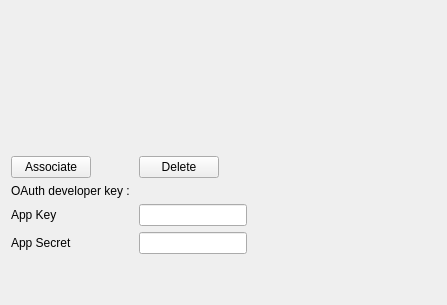
<?xml version="1.0" encoding="UTF-8"?>
<ui version="4.0">
 <class>Form</class>
 <widget class="QWidget" name="Form">
  <property name="geometry">
   <rect>
    <x>0</x>
    <y>0</y>
    <width>447</width>
    <height>305</height>
   </rect>
  </property>
  <property name="windowTitle">
   <string>Form</string>
  </property>
  <layout class="QVBoxLayout" name="verticalLayout">
   <item>
    <widget class="QLabel" name="label_2">
     <property name="text">
      <string/>
     </property>
     <property name="pixmap">
      <pixmap>dropbox.svg</pixmap>
     </property>
     <property name="alignment">
      <set>Qt::AlignCenter</set>
     </property>
    </widget>
   </item>
   <item>
    <layout class="QFormLayout" name="formLayout">
     <property name="fieldGrowthPolicy">
      <enum>QFormLayout::FieldsStayAtSizeHint</enum>
     </property>
     <property name="labelAlignment">
      <set>Qt::AlignJustify|Qt::AlignVCenter</set>
     </property>
     <property name="formAlignment">
      <set>Qt::AlignJustify|Qt::AlignTop</set>
     </property>
     <item row="0" column="0">
      <widget class="QPushButton" name="associateButton">
       <property name="text">
        <string>Associate</string>
       </property>
      </widget>
     </item>
     <item row="0" column="1">
      <widget class="QPushButton" name="deleteButton">
       <property name="enabled">
        <bool>true</bool>
       </property>
       <property name="text">
        <string>Delete</string>
       </property>
      </widget>
     </item>
     <item row="1" column="0">
      <widget class="QLabel" name="label_3">
       <property name="text">
        <string>OAuth developer key : </string>
       </property>
      </widget>
     </item>
     <item row="2" column="0">
      <widget class="QLabel" name="label_4">
       <property name="text">
        <string>App Key</string>
       </property>
      </widget>
     </item>
     <item row="3" column="0">
      <widget class="QLabel" name="label">
       <property name="text">
        <string>App Secret</string>
       </property>
      </widget>
     </item>
     <item row="2" column="1">
      <widget class="QLineEdit" name="appKeyLineEdit"/>
     </item>
     <item row="3" column="1">
      <widget class="QLineEdit" name="appSecretLineEdit"/>
     </item>
    </layout>
   </item>
  </layout>
 </widget>
 <resources/>
 <connections/>
</ui>
